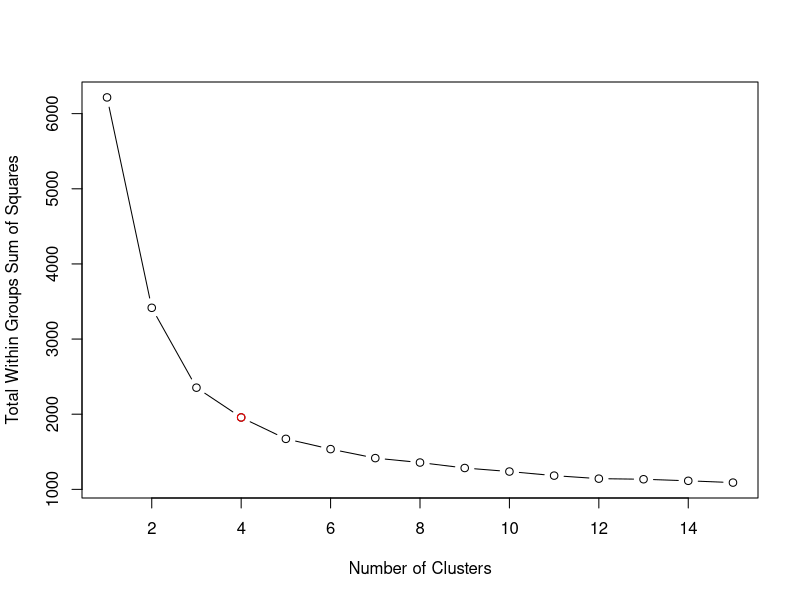
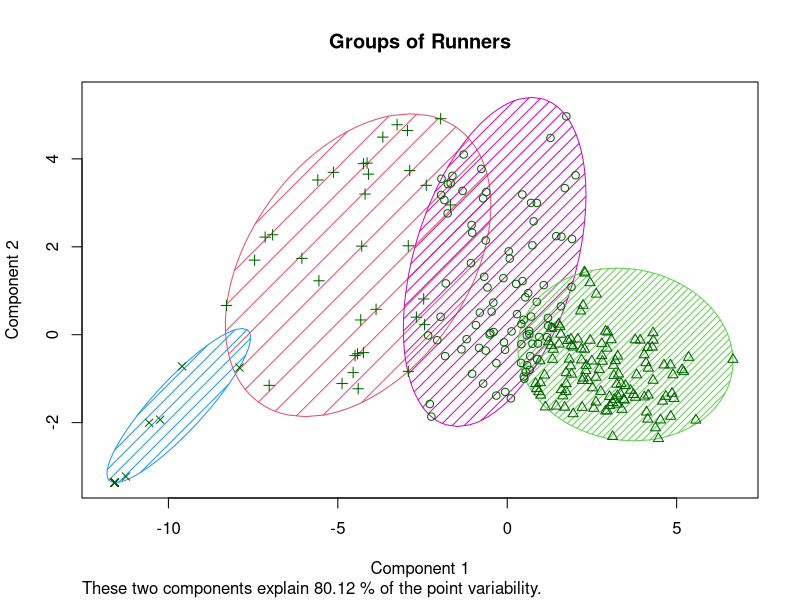
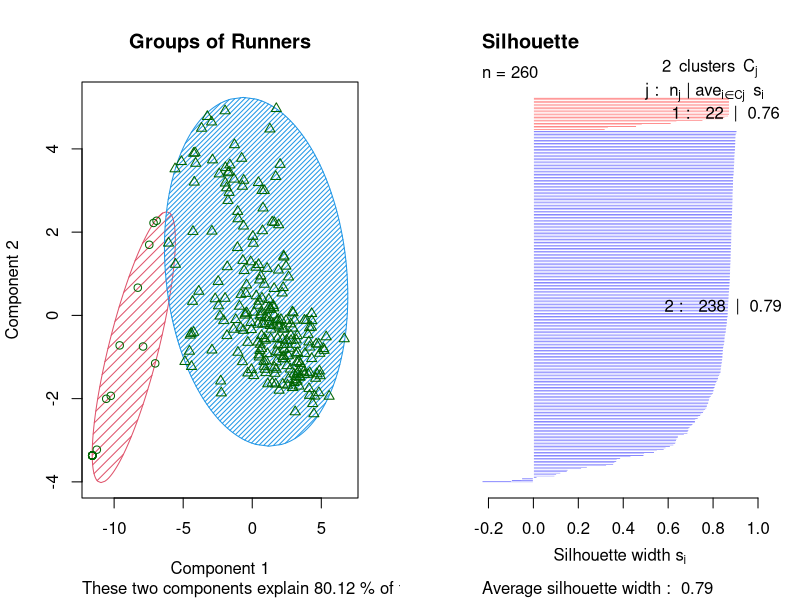

Source code (R) for these figures, in order:
## ---- chunk 1
setwd("~/Develop/data_analyses/clustering")
lapsdata <- read.csv("data/laps.csv")

# Remove NA values and -1
lapsdata[is.na(lapsdata)] <- 0
lapsdata[lapsdata == -1] <- 0
## ---- chunk 2
# Remove Name, Age, and Country columns.
data <- lapsdata[, -c(1, 2, 3, 4)]

# Scale data.
data <- scale(data)
# Determine number of clusters.
# First value is calculated as below:
wss <- (nrow(data) - 1) * sum(apply(data, 2, var))
for (i in 2:15) {
  wss[i] <- kmeans(data, centers=i, nstart = 10)$tot.withinss
}

plot(1:15, wss, type="b", xlab="Number of Clusters",
  ylab="Total Within Groups Sum of Squares")

CL <- 4

points(CL, wss[CL], col = "red")
## ---- chunk 3
fitkm <- kmeans(data, CL, nstart = 10)

library(cluster) 
clusplot(data, fitkm$cluster, main="Groups of Runners", color=TRUE, shade=TRUE, lines=0)
## ---- chunk 4
dkmeans <- dist(data, method="euclidean")^2
silkmeans<-silhouette(fitkm$cluster, dkmeans)
mean(silkmeans[, 3])
## ---- chunk 5
which(silkmeans[, 3] < 0)
## ---- chunk 6
par(mfrow = c(1, 2))
library(fpc)
best.k <-pamk(data)
fitpam <- pam(data, k=best.k$nc, metric="euclidean")
dmed <- dist(data, method="euclidean")^2
silmed<-silhouette(fitpam$clustering, dmed)
clusplot(fitpam, best.k$nc, main="Groups of Runners", color=TRUE, shade=TRUE, lines=0)
plot(silmed, col=c("red", "blue"), main="Silhouette", cex.names=0.6)
## ---- chunk 7
fitkm2 <- kmeans(data, 2, nstart = 10)
silkmeans2<-silhouette(fitkm2$cluster, dkmeans)
mean(silkmeans2[, 3])
## ---- chunk 8
library(e1071)
tab<-table(fitkm2$cluster, fitpam$clustering)
classAgreement(tab)$diag
